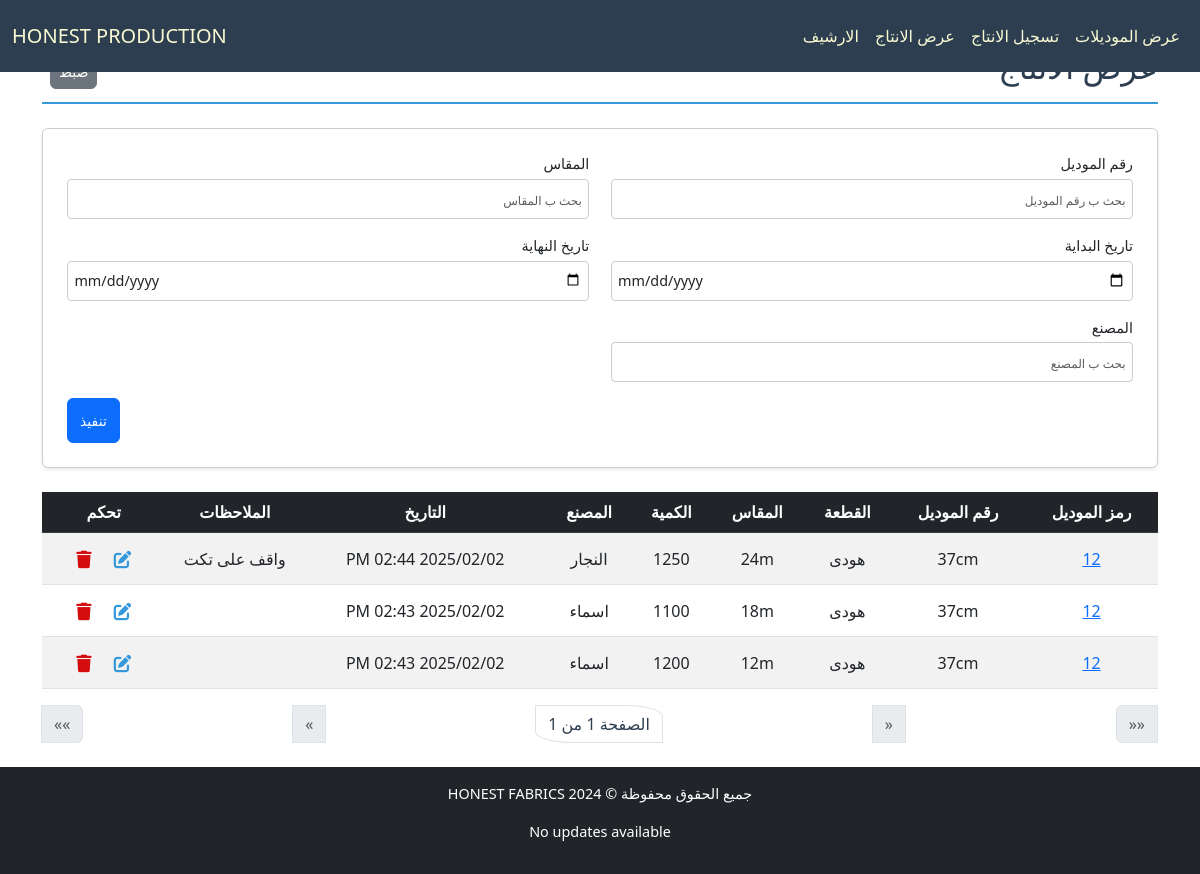
/production/production-list, run on an earlier commit of the app's database.
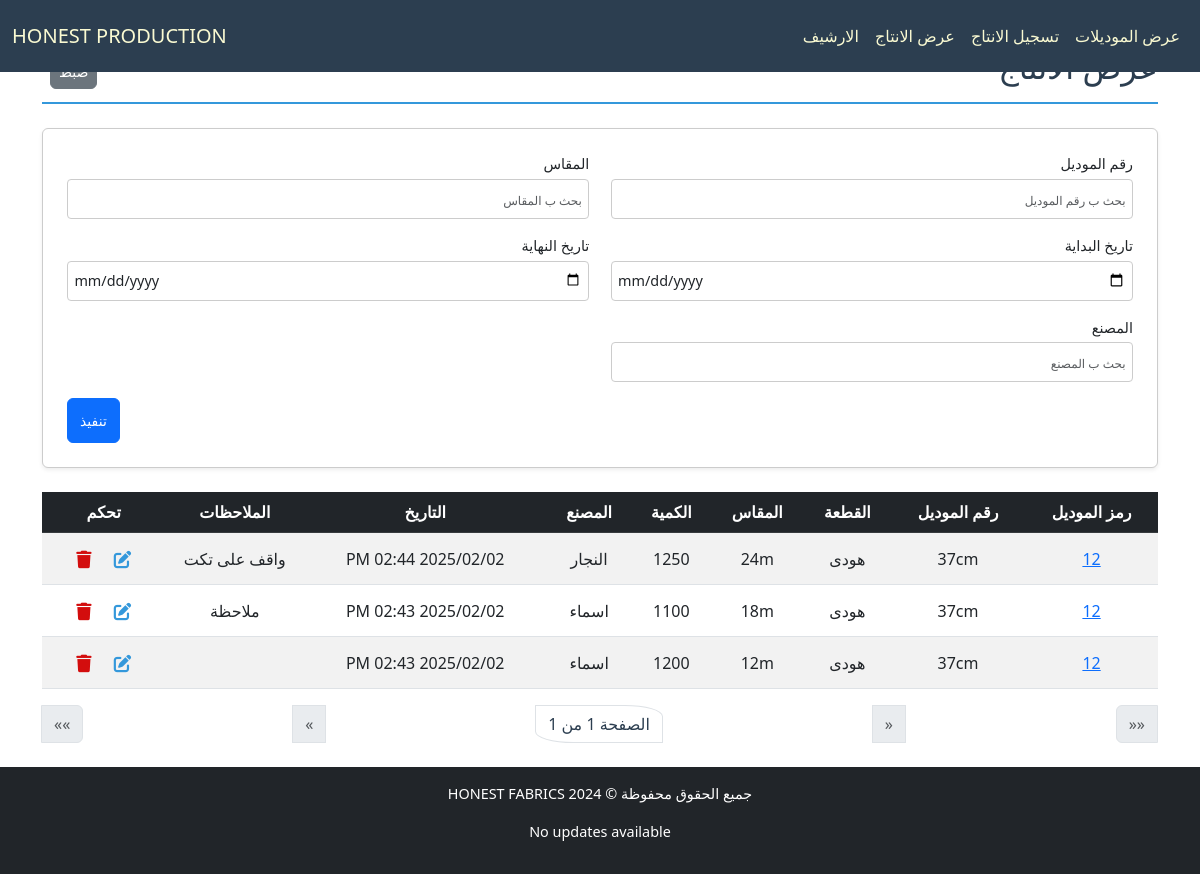
And on a later commit of the database.
### production/models.py (models this page shows, shortened)
class ProductionPiece(models.Model):
    piece = models.ForeignKey(Piece, verbose_name="القطعة", on_delete=models.CASCADE, related_name="productions")
    created_at = models.DateTimeField(verbose_name="تاريخ الإنشاء", default=now)
    used_amount = models.IntegerField(verbose_name="الكمية للانتاج", default=0, blank=True)
    factory = models.CharField(max_length=50, verbose_name="المصنع", blank=True)
    comment = models.CharField(max_length=100, verbose_name="الملاحظات", blank=True)
    class Meta:
        ordering = ['-created_at']

class Piece(models.Model):
    model = models.ForeignKey(Model, verbose_name="الموديل", on_delete=models.CASCADE, related_name="pieces")
    type = models.CharField(max_length=50, verbose_name="النوع", blank=True)
    size = models.CharField(max_length=50, verbose_name="المقاس", blank=True)
    available_amount = models.IntegerField(verbose_name="الكمية المتبقية", blank=True, default=0)
    used_amount = models.IntegerField(verbose_name="الكمية المستخدمة", default=0, blank=True)
    class Meta:
        ordering = ['size', 'type']

class Model(models.Model):
    id = models.AutoField(primary_key=True, verbose_name="الرمز")
    model_number = models.CharField(max_length=50, verbose_name="رقم الموديل", unique=True)
    created_at = models.DateTimeField(verbose_name="تاريخ الإنشاء", default=now)
    ended_at = models.DateTimeField(verbose_name="تاريخ الانتهاء", blank=True, null=True)
    is_archive = models.BooleanField(default=False)
    class Meta:
        ordering = ['-created_at']

### production/views.py (the view)
# urls.py: path('production-list', ProductionListingView.as_view(), name='production_list_view'),
class ProductionListingView(ListView):
    template_name = "production/list_production.html"
    model = ProductionPiece
    paginate_by = 30
    filter_fields = ["model_number", "type", "size", "start_date", "end_date", "factory"]
    def parse_date(self, date_str):
        try:
            normalized_date = date_str.replace("\\", "/")
            return datetime.strptime(normalized_date, "%Y-%m-%d")
        except (ValueError, AttributeError):
            return None
    def get_queryset(self):
        queryset = super().get_queryset()
        filters = Q()
        model_number = self.request.GET.get("model_number")
        if model_number:
            filters &= Q(piece__model__model_number__icontains=model_number)
        size = self.request.GET.get("size")
        if size:
            filters &= Q(piece__size__icontains=size)
        type = self.request.GET.get("type")
        if type:
            filters &= Q(piece__type__icontains=type)
        factory = self.request.GET.get("factory")
        if factory:
            filters &= Q(factory__icontains=factory)
        start_date = self.parse_date(self.request.GET.get("start_date"))
        end_date = self.parse_date(self.request.GET.get("end_date"))
        if start_date:
            filters &= Q(created_at__gte=start_date)
        if end_date:
            filters &= Q(created_at__lte=end_date)
        return queryset.filter(filters)
    def get_context_data(self, **kwargs):
        context = super().get_context_data(**kwargs)
        context["filter_fields"] = [
            {"field_name": "model_number", "verbose_name": "رقم الموديل", "value": self.request.GET.get("model_number", "")},
            {"field_name": "size", "verbose_name": "المقاس", "value": self.request.GET.get("size", "")},
            {"field_name": "start_date", "verbose_name": "تاريخ البداية", "value": self.request.GET.get("start_date", "")},
            {"field_name": "end_date", "verbose_name": "تاريخ النهاية", "value": self.request.GET.get("end_date", "")},
            {"field_name": "factory", "verbose_name": "المصنع", "value": self.request.GET.get("factory", "")},
        ]
        return context

### production/templates/production/list_production.html (shortened to what the changed rows need)
{% extends "cloth/layout.html" %}
{% load math_filters %}
{% block body %}
    <div class="pt-4 section-title d-flex justify-content-between align-items-center">
        <h2>عرض الانتاج</h2>
    </div>
    <div class="table-responsive">
        <table class="table table-striped table-hover">
            <thead class="table-dark">
                <tr>
                    <th>رمز الموديل</th>
                    <th>رقم الموديل</th>
                    <th>القطعة</th>
                    <th>المقاس</th>
                    <th>الكمية</th>
                    <th>المصنع</th>
                    <th>التاريخ</th>
                    <th>الملاحظات</th>
                    <th>تحكم</th>
                </tr>
            </thead>
            <tbody>
                {% for production_item in object_list %}
                <tr class="clickable-row" data-detail_url="{% url 'model_detail_view' production_item.piece.model.id %}">
                    <td>
                        <a href="{% url 'model_detail_view' production_item.piece.model.id %}">{{ production_item.piece.model.id }}</a>
                    </td>
                    <td>{{ production_item.piece.model.model_number }}</td>
                    <td>{{ production_item.piece.type }}</td>
                    <td>{{ production_item.piece.size }}</td>
                    <td>{{ production_item.used_amount }}</td>
                    <td>{{ production_item.factory }}</td>
                    <td dir="rtl">{{ production_item.created_at|date:"Y/m/d h:i A" }}</td>
                    <td style="overflow-x:auto; max-width:100px; ">{{ production_item.comment }}</td>
                    <td>
                        <a class="px-2 btn" href="{% url 'productionpiece_edit' production_item.id %}">
                        </a>
                        <a class="px-2 btn" href="{% url 'productionpiece_delete' production_item.id %}">
                            </a>
                    </td>
                </tr>
                {% empty %}
                <tr>
                    <td colspan="5" class="text-center">لا يوجد عناصر</td>
                </tr>
                {% endfor %}
            </tbody>
        </table>
    </div>
{% endblock body %}

What changed in the data, as far as the page shows it:
changed ProductionPiece: comment (not shown) → "ملاحظة"
